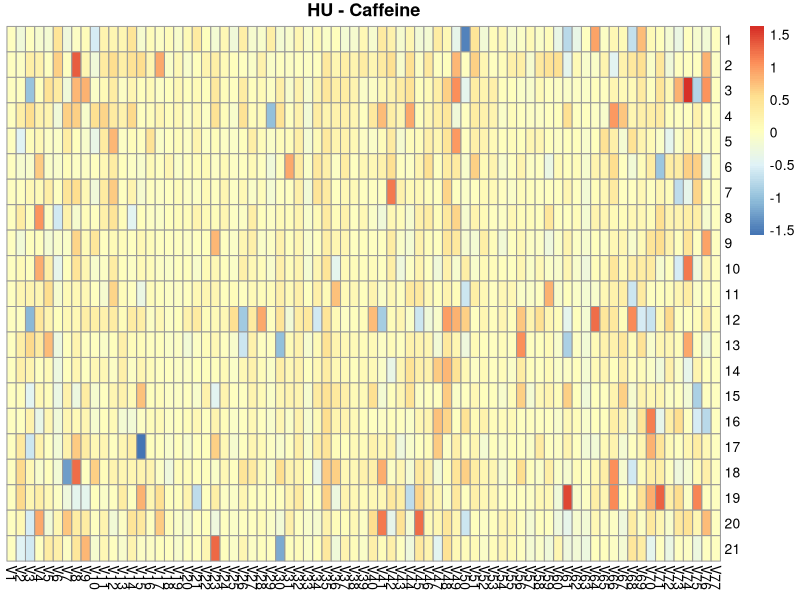
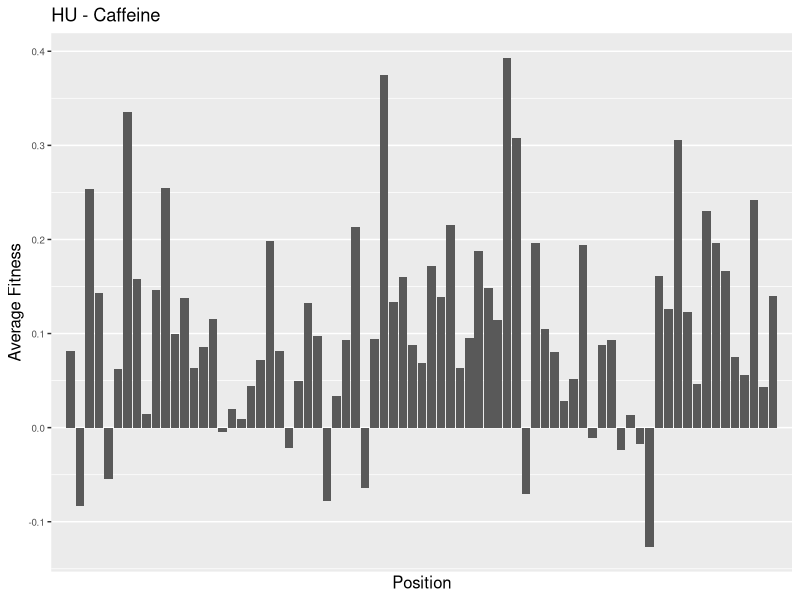

Write the R code that produced these figures, in order.
# plotting matrices

dat_mat = read.csv("fitness_csv/Hydroxyurea_sub_Caffeine_fitness.csv", header=FALSE, check.names=TRUE) # row.names = 1

title = "HU - Caffeine"

library("pheatmap")

pheatmap(dat_mat, cluster_rows=FALSE, cluster_cols=FALSE, main=title, show_colnames=TRUE )

dat_avg = colMeans(dat_mat, na.rm=TRUE)

library("ggplot2")

dat_df = data.frame(dat = dat_avg, pos = 1:77)

ggplot(dat_df, aes(x=pos,y = dat)) + geom_bar(stat="identity") +
    ggtitle(title) + xlab("Position") + ylab("Average Fitness") + 
    scale_x_discrete(breaks = 1:77, label = c(1:77)) + 
    theme(axis.text=element_text(size=7), axis.title=element_text(size=12))